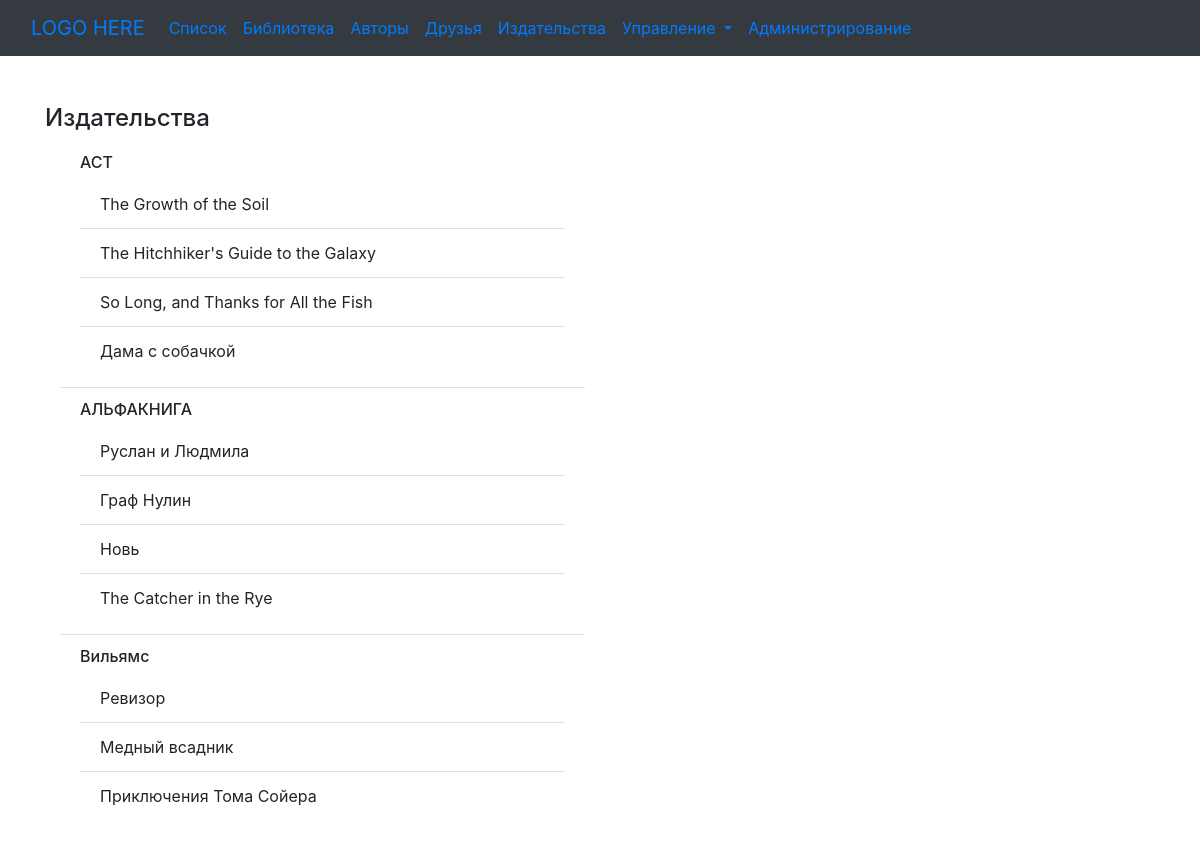
Page /publisher/ on the committed database.
### p_library/models.py (models this page shows)
class Publisher(models.Model):
    pub_name = models.TextField()
    def __str__(self):
        return self.pub_name

class Book(models.Model):
    ISBN = models.CharField(verbose_name="Международный код", max_length=13)
    title = models.TextField(verbose_name="Название")
    description = models.TextField(verbose_name="Описание")
    year_release = models.SmallIntegerField(verbose_name="Год издания")
    copy_count = models.SmallIntegerField(verbose_name="Количество экз.")
    price = models.DecimalField(decimal_places=2, max_digits=10, verbose_name="Цена")
    author = models.ForeignKey(Author,
                               on_delete=models.CASCADE,
                               related_name="book_author",
                               verbose_name="Автор",
                               null=True)
    publisher = models.ForeignKey(Publisher,
                                  on_delete=models.DO_NOTHING,
                                  null=True,
                                  related_name="books",
                                  verbose_name="Издательство")
    def __str__(self):
        return self.title

### p_library/views.py (the view)
# urls.py: path('publisher/', views.publishers),
def publishers(request):
    template = loader.get_template('publisher.html')
    publishers = Publisher.objects.all()
    p_data = {
        "publishers": publishers,
    }
    return HttpResponse(template.render(p_data, request))

### p_library/templates/publisher.html (shortened to what this page needs)
{% extends "base.html" %}
{% block content %}
    <h4>Издательства</h4>
    <div class="col-md-6">
        <ul class="list-group list-group-flush">
            {% for publisher in publishers %}
                <li class="list-group-item"><h6>{{  publisher }}</h6>
                    <ul class="list-group">
                        {% for book in publisher.books.all %}
                            <li class="list-group-item">{{ book }}</li>
                        {% endfor %}
                    </ul>
                </li>
            {% endfor %}
        </ul>
    </div>
{% endblock %}

### rows in the picture
Publisher: pub_name "АСТ"
Book: title "The Growth of the Soil"
Book: title "The Hitchhiker's Guide to the Galaxy"
Book: title "So Long, and Thanks for All the Fish"
Book: title "Дама с собачкой"
Publisher: pub_name "АЛЬФАКНИГА"
Book: title "Руслан и Людмила"
Book: title "Граф Нулин"
Book: title "Новь"
Book: title "The Catcher in the Rye"
Publisher: pub_name "Вильямс"
Book: title "Ревизор"
Book: title "Медный всадник"
Book: title "Приключения Тома Сойера"
